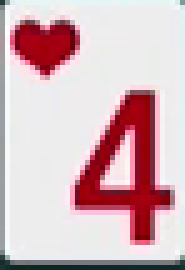
#> input picture docs/media/poker/4h.png, 37 x 54 px, found by its file name (shown 5 times larger)
$ jupyter execute --allow-errors index.ipynb   (shell and % lines are left out)
#> lines starting #> are read from the running program, lines starting #| are printed output that depends on the picture; after the words box and inside, x2 and y2 are one past the last pixel; in counts of white or black regions, pixels touching at a corner belong together
---
title: Convert an Image to Differnt Modes Using Pillow in Python
created: 2020-03-11 21:00:59
date: 2026-04-05 19:42:38.745194
authors:
- bendu
label: convert-an-image-to-differnt-modes-using-pillow-in-python
license: CC-BY-4.0
tags:
- programming
- Python
- Pillow
- computer vision
- CV
- image
- PIL
- black and white
- grayscale
- mode
- RGBA
- RGB
---
**Things on this page are fragmentary and immature notes/thoughts of the author. Please read with your own judgement!**

[cell 1]
import numpy as np
from PIL import Image, ImageOps

[cell 2]
img = Image.open("../../home/media/poker/4h.png")
#> img is the input picture: PIL image 37x54 RGB; mean R, G, B 213.2, 183.8, 189.1
img

## Comments

1. You can use the method `Image.convert` to convert a `PIL.Image` to different modes.

2. `ImageOps.grayscale(img)` is equivalent to `img.convert("L")`.
    As a matter of fact,
    `ImageOps.grayscale(img)` directly calls `img.convert("L")`
    according to [the implementation](https://github.com/python-pillow/Pillow/blob/master/src/PIL/ImageOps.py#L462).

## Gray Scale - "L" Mode

[cell 3]
ImageOps.grayscale(img)
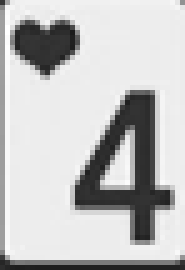
#> Out: PIL image 37x54 L (shown 5 times larger); min 28, max 255, mean 193.1

[cell 4]
img.convert("L")

## Black-and-White - "1" Mode

By default, dithering is applied (white noisies are added).

[cell 5]
img.convert("1")
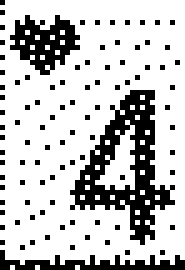
#> Out: PIL image 37x54 1 (shown 5 times larger); 75.8% white; black in thin lines or dots

You can disable dithering with the option `dither=False`.

[cell 6]
img_bw = img.convert("1", dither=False)
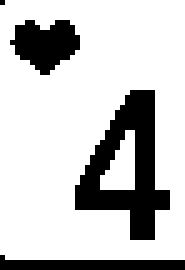
#> img_bw: PIL image 37x54 1 (shown 5 times larger); 77.9% white; 4 black regions (1 under 20 px), largest, box (x1, y1, x2, y2) and area: (15, 18, 34, 48) 264, (2, 4, 16, 15) 101, (0, 51, 37, 54) 75
img_bw

[cell 7]
img_bw.convert("1", dither=False)

When a black-and-white image is converted to a numpy array,
a 2-dimensional array (instead of 3-dimensional) is returned.

[cell 8]
np.array(img_bw)

You can also use Pillow to convert an image to other (colorfull) modes.
For more details,
please refer to
[Modes of the Method Image.convert](https://pillow.readthedocs.io/en/stable/handbook/concepts.html#concept-modes)
.

#> (a cell that did not finish here is left out)

#> (a cell that did not finish here is left out)

[cell 11]
def binarize(arr2d, threshold=200):
    arr2d = arr2d.copy()
    nrow, ncol = arr2d.shape
    for i in range(nrow):
        for j in range(ncol):
            if arr2d[i, j] > threshold:
                arr2d[i, j] = 255
            else:
                arr2d[i, j] = 0
    return arr2d

#> (a cell that did not finish here is left out)

#> (a cell that did not finish here is left out)

#> (a cell that did not finish here is left out)

## Convert a RGBA Image to RGB

[cell 15]
img_rgba = img.convert("RGBA")
img_rgba.mode
#> Out = 'RGBA'

[cell 16]
img_rgb = img_rgba.convert("RGB")
img_rgb.mode
#> Out = 'RGB'

$ run again, with docs/media/poker/probability.png copied over docs/media/poker/4h.png
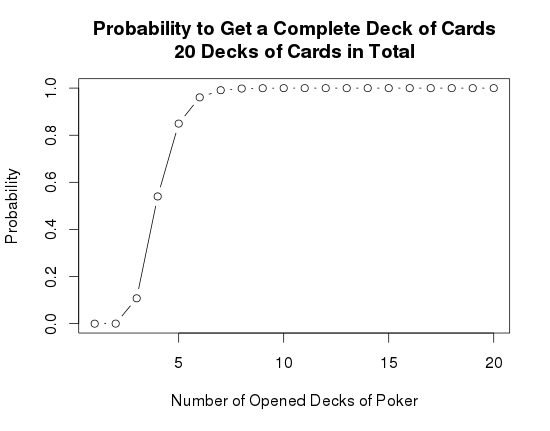
#> input picture docs/media/poker/probability.png, 550 x 431 px, found by its file name
#> img is the input picture: PIL image 550x431 P; min 0, max 255, mean 247.7
#> `img.convert("1")`:
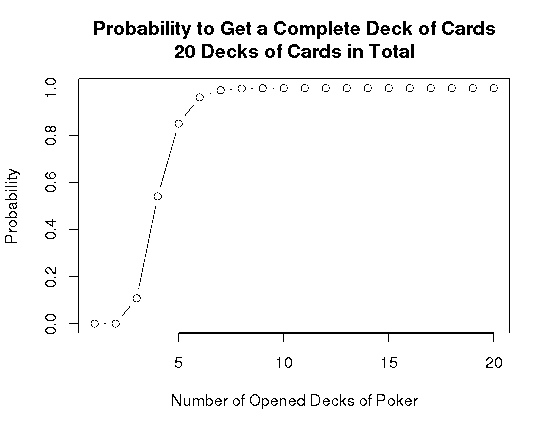
#> Out: PIL image 550x431 1; 97% white; black in thin lines or dots, all inside (x1, y1, x2, y2) = (5, 21, 510, 409)
